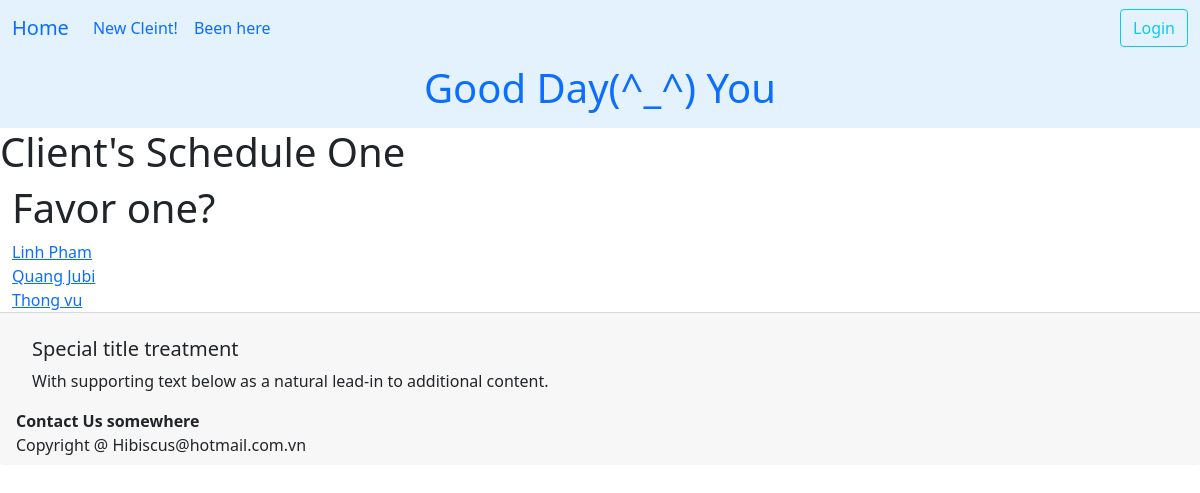
Before: /dathen/first_step/ with the older database file.
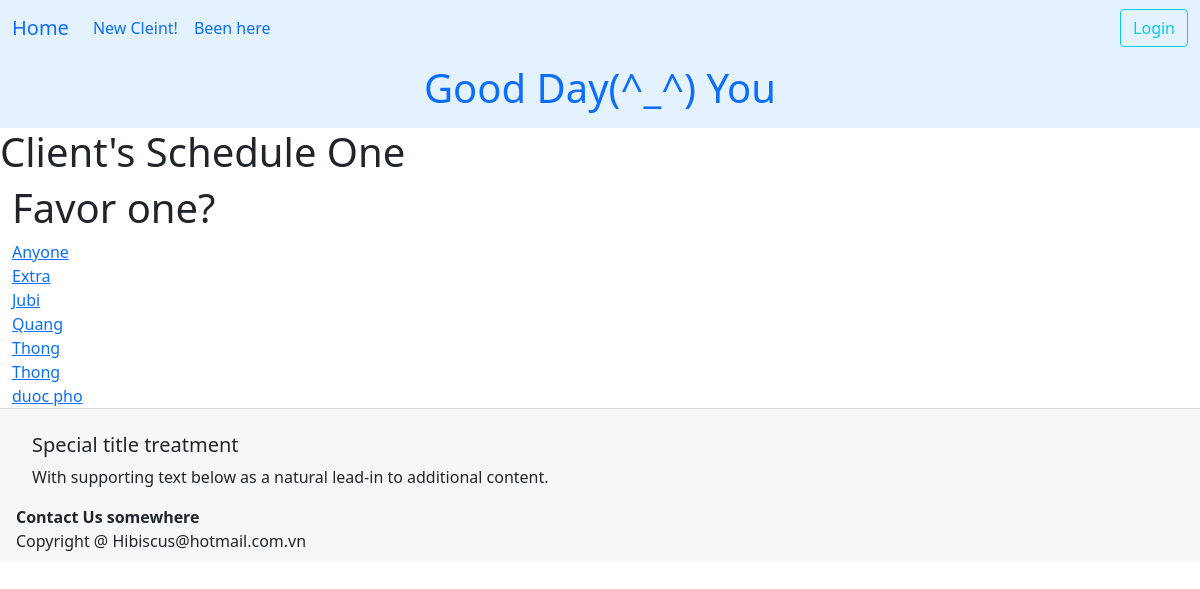
After: the same page with the newer database file.
### ledger/models.py (models this page shows, shortened)
class Technician(models.Model):
    class Status(models.TextChoices):
        on = "Working"
        off = "Off Work"
        available = "Available"
    name = models.CharField(max_length=25)
    phone = PhoneNumberField()
    email = models.EmailField(max_length=40, null=True, blank=True)
    owner = models.ForeignKey(settings.AUTH_USER_MODEL, on_delete=models.DO_NOTHING)
    isWork = models.BooleanField(default=False)
    start_work_at = models.TimeField()
    end_work = models.TimeField()
    status = models.CharField(choices=Status.choices, max_length=12, default=Status.off)
    picture = models.BinaryField(null=True, editable=True)
    content_type = models.CharField(max_length=256, null=True, help_text='The MIMEType of the file')
    services = models.ManyToManyField("Service", blank=True, related_name="tech")
    time_come_in = models.TimeField(null=True)
    class Meta:
        unique_together = ('name','phone',)
        ordering = ['name']
    def get_absolute_url(self):
        return reverse("datHen:technician_detail", kwargs={"pk": self.pk})

### datHen/views.py (the view)
# urls.py: path('first_step/', views.FirstStep.as_view(), name='first_step' ),
class FirstStep(View):
    template = 'datHen/first_step.html'
    tech = Technician.objects.all()
    def get(self,request):
        cont = {'tech': self.tech}
        return render(request, self.template, cont)

### datHen/templates/datHen/first_step.html (shortened to what this page needs)
{% extends 'base.html' %}
{% load crispy_forms_tags %}
{% block headding %}
    <h1 class='title'>Client's Schedule One</h1>
{% endblock headding %}
{% block content %}
    <h1>Favor one?</h1>
    {% for employee in tech %}
    <div>
        <a href="{{ employee.get_absolute_url }}"> {{ employee.name }} </a>
    </div>
     {% endfor %}
{% endblock content %}
{% block footer %}
    <strong>Contact Us somewhere</strong>
{% endblock footer %}

Changed rows visible on the page:
changed Technician: name "Quang Jubi" → "Anyone"
added Technician: name "Extra"
added Technician: name "Jubi"
changed Technician: name "Thong vu" → "Quang"
changed Technician (number 5 of 7 on the later page): name "Linh Pham" → "Thong"; moves down the list
added Technician: name "Thong"
added Technician: name "duoc pho"
